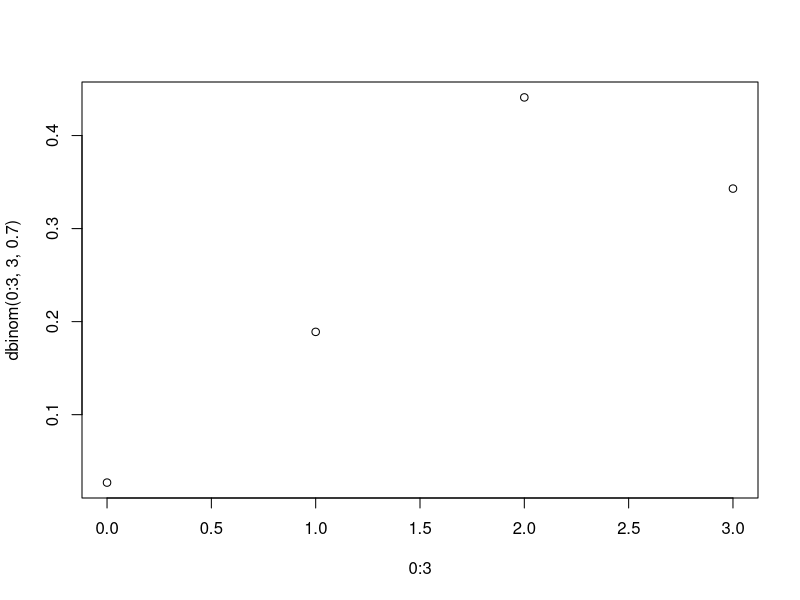
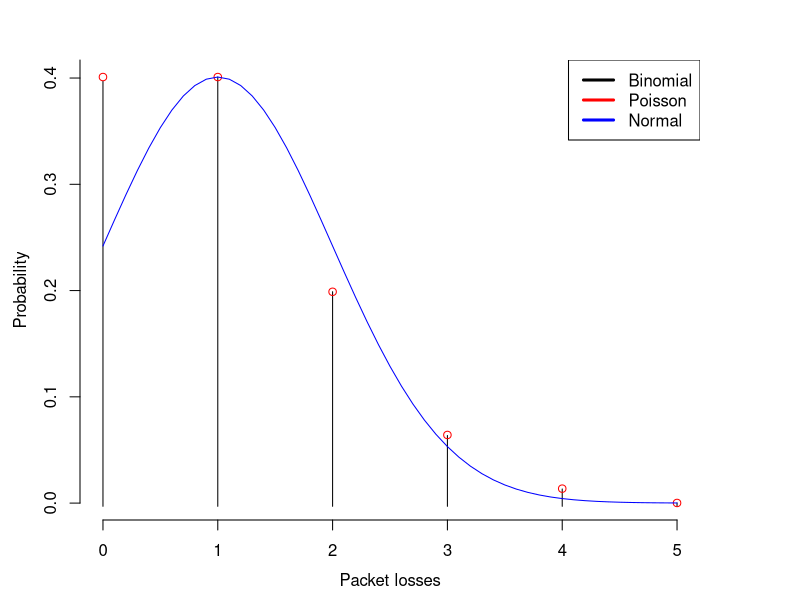
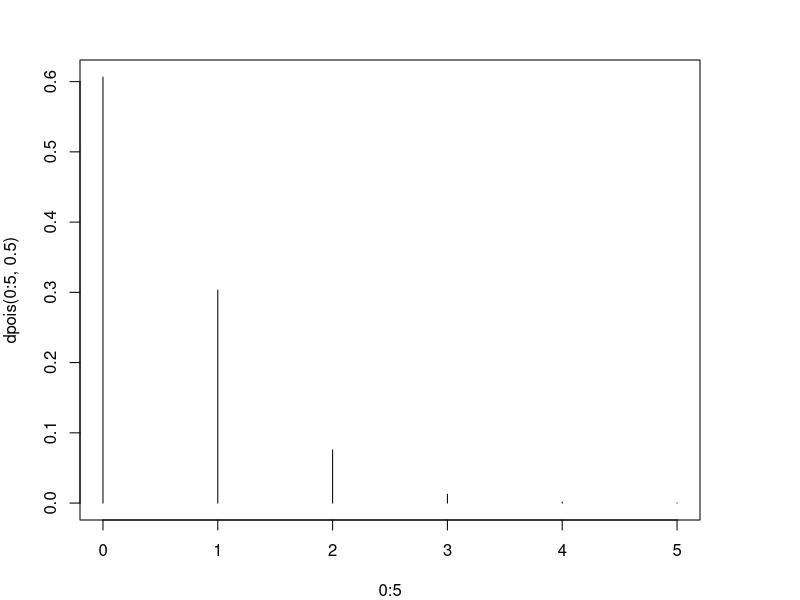
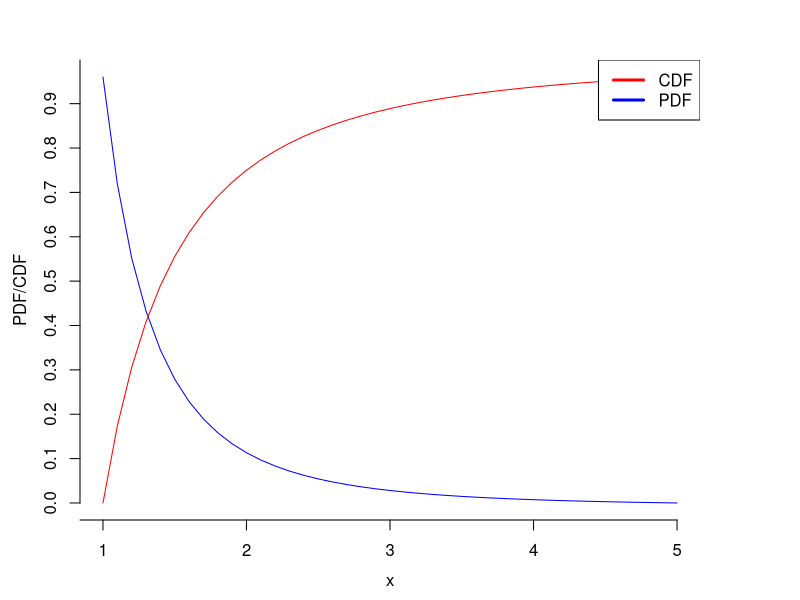
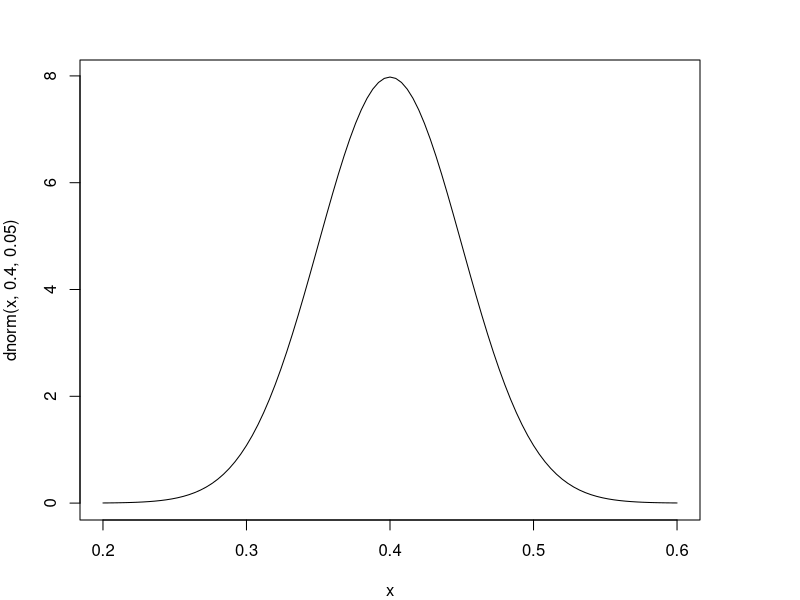
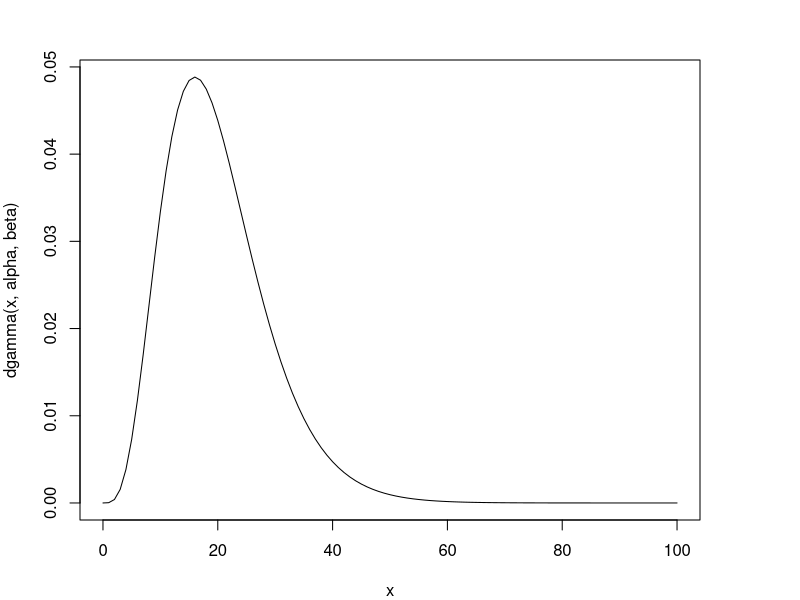

Source code (R) for these figures, in order:
### EXERCICE 1 ###

d <- c(1.5, 3, 4.5, 5, 7)
p <- c(0.05, 0.25, 0.35, 0.2, 0.15)

# (a)

s_mean <- sum(d*p); s_mean
# s_mean2 <- weighted.mean(d,p); s_mean2
variance <- sum(((d-s_mean)^2)*p); variance
#variance2 <- weighted.mean(d^2,p) - (weighted.mean(d,p))^2; variance2

# (b)

#P(X < 4) = P(X = 1.5) + P(X = 3)
# = 0.3

# (c)
# E(X < 4) = (1.5 * 0.05 + 3 * 0.25) / 0.3 = 2.75

### EXERCICE 3 ###

plot(0:3,dbinom(0:3,3,0.7))

Q1 <- dbinom(3,3,0.7);Q1
Q2 <- 1 - pbinom(0,3,0.3);Q2 # or Q2 <- pbinom(2,3,0.7)
Q3 <- dbinom(1,3,0.7);Q3
Q4 <- pbinom(1,3,0.7);Q4
Q5 <- Q1/(1 - pbinom(0,3,0.7));Q5 # or Q5 <- Q1/(1 - dbinom(0,3,0.7));Q5


### EXERCICE 4 ###
x <- 0:5
x1 <- seq(0,5, by=0.1)
plot.new()
par(mar=c(4,4,3,5))
plot(0:5,dbinom(x,100,0.01),type='h',axes=F,xlab="",ylab="")
par(new = T)
plot(0:5,dpois(x,1),col='red',axes=F,xlab="",ylab="")
par(new=T)
plot(x1,dnorm(x1,1,sqrt(0.99)),col='blue',type='l',axes=F,xlab="",ylab="")

axis(2,col="black",col.axis="black",at=seq(0, 10, by=0.1)) 
mtext("Probability",side=2,line=2.5,col="black")  
axis(1 ,col="black",col.axis="black",at=seq(0, 5, by=1)) 
mtext("Packet losses",side=1,line=2.5,col="black") 
legend("topright", legend = c("Binomial", "Poisson", "Normal"),
       lwd = 3, col = c("black", "red", "blue"))


Q1 <- 1 - dbinom(0,100,0.01);Q1
Q2 <- dbinom(1,100,0.01);Q2
Q3 <- dnorm(1,1,sqrt(0.99));Q3
Q4 <- dpois(1,1);Q4


### EXERCICE 5 ###

plot(0:5,dpois(0:5,0.5),type='h')
Q1 <- 1 - ppois(1,0.5);Q1
Q2 <- dpois(5,0.5);Q2


### EXERCICE 6 ###

x <- seq(1,5, by=0.1)
plot(x,2*x^-3,col='blue',type='l',axes=F,xlab="",ylab="")
par(new=T)
plot(x,-x^-2+1,col='red',type='l',axes=F,xlab="",ylab="")
axis(2,col="black",col.axis="black",at=seq(0, 1, by=0.1)) 
mtext("PDF/CDF",side=2,line=2.5,col="black")  
axis(1 ,col="black",col.axis="black",at=seq(0, 5, by=1)) 
mtext("x",side=1,line=2.5,col="black")
legend("topright", legend = c("CDF", "PDF"),
       lwd = 3, col = c("red", "blue"))


### EXERCICE 7 ###

curve(dnorm(x, 0.4, 0.05),0.2,0.6)
Q1 <- 1 - pnorm(0.5,0.4,0.05);Q1
Q2 <- pnorm(0.5,0.4,0.05) - pnorm(0.35,0.4,0.05);Q2
Q3 <- qnorm(0.9,0.4,0.05);Q3

### EXERCICE 8 ###


Q1 <- 1 - ppois(9999,0.0003); Q1
Q2 <- ppois(7000,0.0003);Q2
mpois <- function(l) { floor(l + 1/3 - 1/(50*l)) }
Q3 <- mpois(0.0003);Q3


### EXERCICE 9 ###

alpha <- 5
beta <- 1/4
curve(dgamma(x,alpha,beta),0,100)

Q2 <- pgamma(24,alpha,beta);Q2
Q3 <- pgamma(40,alpha,beta) - pgamma(20,alpha,beta);Q3